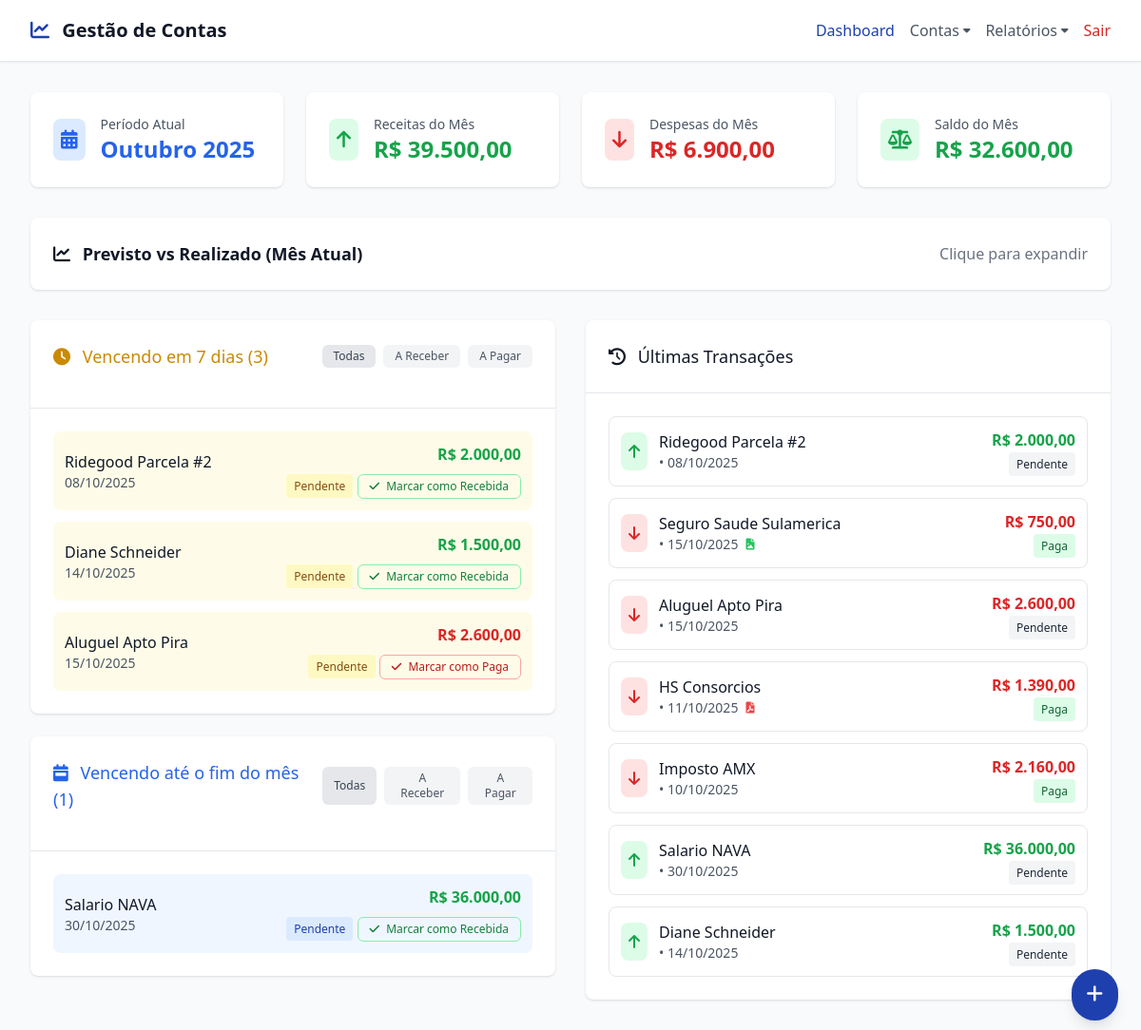
/index.php (signed in), run on the app's committed database.
### tables this page shows
CREATE TABLE accounts (
    id INT AUTO_INCREMENT PRIMARY KEY,
    user_id INT NOT NULL,
    category_id INT NOT NULL,
    description VARCHAR(255) NOT NULL,
    amount DECIMAL(10,2) NOT NULL,
    due_date DATE NOT NULL,
    type ENUM('receita', 'despesa') NOT NULL,
    status ENUM('pendente', 'paga', 'recebida') DEFAULT 'pendente',
    url VARCHAR(500) NULL,
    is_recurring BOOLEAN DEFAULT FALSE,
    recurring_parent_id INT NULL,
    notes TEXT NULL,
    attachment VARCHAR(255) NULL,
    created_at TIMESTAMP DEFAULT CURRENT_TIMESTAMP,
    updated_at TIMESTAMP DEFAULT CURRENT_TIMESTAMP ON UPDATE CURRENT_TIMESTAMP,
    FOREIGN KEY (user_id) REFERENCES users(id) ON DELETE CASCADE,
    FOREIGN KEY (category_id) REFERENCES categories(id) ON DELETE RESTRICT,
    FOREIGN KEY (recurring_parent_id) REFERENCES accounts(id) ON DELETE CASCADE,
    INDEX idx_user_due_date (user_id, due_date),
    INDEX idx_user_status (user_id, status),
    INDEX idx_user_type (user_id, type)
);

### index.php (the view, shortened to what the rows shown need)
<?php
require_once 'config/config.php';
require_once 'models/Account.php';
$accountModel = new Account();
$userId = $_SESSION['user_id'];
$upcomingWeek = $accountModel->getUpcomingAccounts($userId, 7);
$upcomingRestOfMonth = $accountModel->getUpcomingAccountsRestOfMonth($userId);
$recentTransactions = $accountModel->getRecentTransactions($userId, 10);
?>
<!DOCTYPE html>
<html lang="pt-BR">
<head>
    <script src="https://cdn.tailwindcss.com"></script>
    <link href="https://cdnjs.cloudflare.com/ajax/libs/font-awesome/6.0.0/css/all.min.css" rel="stylesheet">
</head>
<body class="bg-gray-50">
    <?php require_once 'partials/header.php'; render_header('index'); ?>
    <main class="max-w-7xl mx-auto px-4 sm:px-6 lg:px-8 py-8">
        <div class="grid grid-cols-1 lg:grid-cols-2 gap-8">
            <div class="space-y-6">
                <?php if (count($upcomingWeek) > 0): ?>
                <div class="bg-white rounded-lg shadow">
                    <div class="p-6">
                        <div class="space-y-3" id="week-accounts-container">
                            <?php foreach ($upcomingWeek as $account): ?>
                            <div class="flex items-center justify-between p-3 bg-yellow-50 rounded-lg week-account" data-type="<?= $account['type'] ?>">
                                <div>
                                    <p class="font-medium text-gray-900"><?= htmlspecialchars($account['description']) ?></p>
                                    <p class="text-sm text-gray-600"><?= formatDate($account['due_date']) ?></p>
                                </div>
                                <div class="text-right">
                                    <p class="font-bold <?= $account['type'] == 'receita' ? 'text-green-600' : 'text-red-600' ?>">
                                        <?= formatCurrency($account['amount']) ?>
                                    </p>
                                    <span class="text-xs bg-yellow-100 text-yellow-800 px-2 py-1 rounded"><?= ucfirst($account['status']) ?></span>
                                    <form method="POST" action="index.php" class="mt-2 inline-block">
                                        <button type="submit" class="text-xs px-3 py-1 rounded-md border <?= $account['type'] == 'despesa' ? 'border-red-300 text-red-700 hover:bg-red-50' : 'border-green-300 text-green-700 hover:bg-green-50' ?>">
                                            <i class="fas <?= $account['type'] == 'despesa' ? 'fa-check' : 'fa-check' ?> mr-1"></i>
                                            <?= $account['type'] == 'despesa' ? 'Marcar como Paga' : 'Marcar como Recebida' ?>
                                        </button>
                                    </form>
                                </div>
                            </div>
                            <?php endforeach; ?>
                        </div>
                    </div>
                </div>
                <?php endif; ?>
                <?php if (count($upcomingRestOfMonth) > 0): ?>
                <div class="bg-white rounded-lg shadow">
                    <div class="p-6">
                        <div class="space-y-3" id="month-accounts-container">
                            <?php foreach ($upcomingRestOfMonth as $account): ?>
                            <div class="flex items-center justify-between p-3 bg-blue-50 rounded-lg month-account" data-type="<?= $account['type'] ?>">
                                <div>
                                    <p class="font-medium text-gray-900"><?= htmlspecialchars($account['description']) ?></p>
                                    <p class="text-sm text-gray-600"><?= formatDate($account['due_date']) ?></p>
                                </div>
                                <div class="text-right">
                                    <p class="font-bold <?= $account['type'] == 'receita' ? 'text-green-600' : 'text-red-600' ?>">
                                        <?= formatCurrency($account['amount']) ?>
                                    </p>
                                    <span class="text-xs bg-blue-100 text-blue-800 px-2 py-1 rounded"><?= ucfirst($account['status']) ?></span>
                                    <form method="POST" action="index.php" class="mt-2 inline-block">
                                        <button type="submit" class="text-xs px-3 py-1 rounded-md border <?= $account['type'] == 'despesa' ? 'border-red-300 text-red-700 hover:bg-red-50' : 'border-green-300 text-green-700 hover:bg-green-50' ?>">
                                            <i class="fas <?= $account['type'] == 'despesa' ? 'fa-check' : 'fa-check' ?> mr-1"></i>
                                            <?= $account['type'] == 'despesa' ? 'Marcar como Paga' : 'Marcar como Recebida' ?>
                                        </button>
                                    </form>
                                </div>
                            </div>
                            <?php endforeach; ?>
                        </div>
                    </div>
                </div>
                <?php endif; ?>
            </div>
            <div class="bg-white rounded-lg shadow">
                <div class="p-6">
                    <?php if (count($recentTransactions) > 0): ?>
                    <div class="space-y-3">
                        <?php foreach ($recentTransactions as $transaction): ?>
                        <div class="flex items-center justify-between p-3 border border-gray-200 rounded-lg">
                            <div class="flex items-center">
                                <div class="p-2 <?= $transaction['type'] == 'receita' ? 'bg-green-100' : 'bg-red-100' ?> rounded-lg mr-3">
                                    <i class="fas <?= $transaction['type'] == 'receita' ? 'fa-arrow-up text-green-600' : 'fa-arrow-down text-red-600' ?>"></i>
                                </div>
                                <div>
                                    <p class="font-medium text-gray-900"><?= htmlspecialchars($transaction['description']) ?></p>
                                    <div class="flex items-center space-x-2">
                                        <p class="text-sm text-gray-600"><?= htmlspecialchars($transaction['category_name']) ?> • <?= formatDate($transaction['due_date']) ?></p>
                                        <?php if (!empty($transaction['attachment'])): ?>
                                            <?php
                                            $fileExtension = strtolower(pathinfo($transaction['attachment'], PATHINFO_EXTENSION));
                                            ?>
                                            <a href="<?= htmlspecialchars($transaction['attachment']) ?>" target="_blank"
                                               class="inline-flex items-center text-blue-600 hover:text-blue-800 text-xs" title="Ver comprovante">
                                                <?php if ($fileExtension === 'pdf'): ?>
                                                    <i class="fas fa-file-pdf text-red-500"></i>
                                                <?php elseif (in_array($fileExtension, ['jpg', 'jpeg', 'png'])): ?>
                                                    <i class="fas fa-file-image text-green-500"></i>
                                                <?php else: ?>
                                                    <i class="fas fa-file text-gray-500"></i>
                                                <?php endif; ?>
                                            </a>
                                        <?php endif; ?>
                                    </div>
                                </div>
                            </div>
                            <div class="text-right">
                                <p class="font-bold <?= $transaction['type'] == 'receita' ? 'text-green-600' : 'text-red-600' ?>">
                                    <?= formatCurrency($transaction['amount']) ?>
                                </p>
                                <span class="text-xs px-2 py-1 rounded <?=
                                    $transaction['status'] == 'paga' || $transaction['status'] == 'recebida' ? 'bg-green-100 text-green-800' : 'bg-gray-100 text-gray-800'
                                ?>">
                                    <?= ucfirst($transaction['status']) ?>
                                </span>
                            </div>
                        </div>
                        <?php endforeach; ?>
                    </div>
                    <?php else: ?>
                    <p class="text-gray-500 text-center py-8">Nenhuma transação encontrada</p>
                    <?php endif; ?>
                </div>
            </div>
        </div>
    </main>
</body>
</html>

### data on the page
accounts: description "Ridegood Parcela #2", due_date "08/10/2025", amount "R$ 2.000,00", status "Pendente", type "Marcar como Recebida"
accounts: description "Diane Schneider", due_date "14/10/2025", amount "R$ 1.500,00", status "Pendente", type "Marcar como Recebida"
accounts: description "Aluguel Apto Pira", due_date "15/10/2025", amount "R$ 2.600,00", status "Pendente", type "Marcar como Paga"
accounts: description "Salario NAVA", due_date "30/10/2025", amount "R$ 36.000,00", status "Pendente", type "Marcar como Recebida"
accounts: description "Seguro Saude Sulamerica", due_date "15/10/2025", amount "R$ 750,00", status "Paga"
accounts: description "HS Consorcios", due_date "11/10/2025", amount "R$ 1.390,00", status "Paga"
accounts: description "Imposto AMX", due_date "10/10/2025", amount "R$ 2.160,00", status "Paga"

### other printed values
APP_NAME "Gestão de Contas"
$item['label'] "Dashboard"
$item['label'] "Contas"
$item['label'] "Relatórios"
$item['label'] "Sair"
formatCurrency($monthlyIncome) "R$ 39.500,00"
formatCurrency($monthlyExpenses) "R$ 6.900,00"
formatCurrency($monthlyBalance) "R$ 32.600,00"
count($upcomingWeek) "3"
count($upcomingRestOfMonth) "1"
